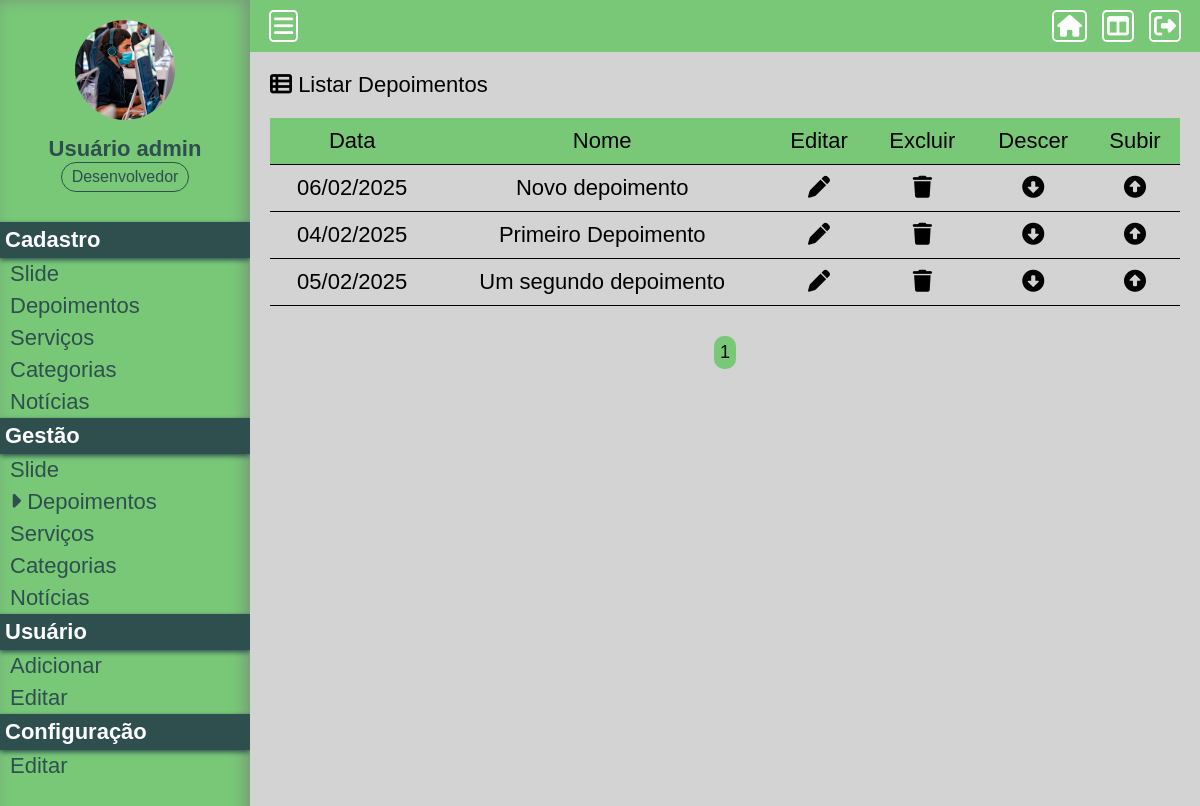
The app's page /Projeto01/painel/gerir-depoimento (signed in), older data.
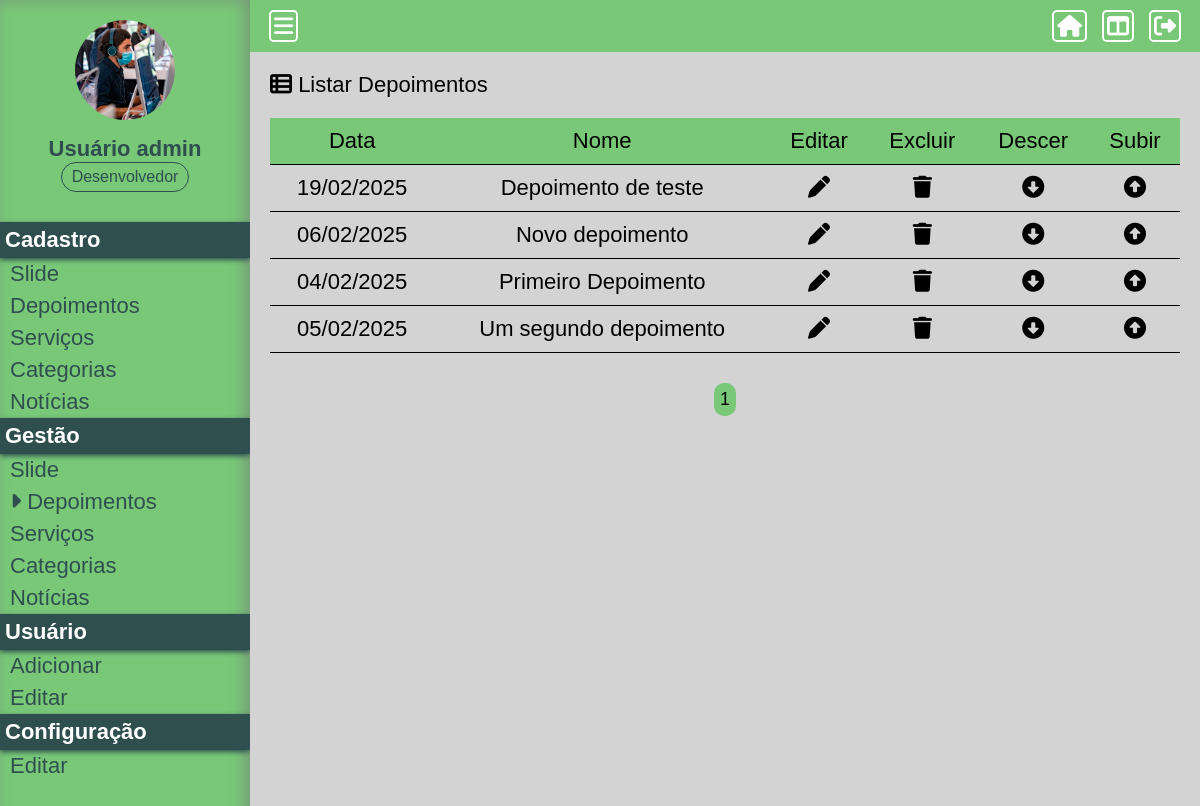
The same page, newer data.
### Projeto01/assets/classes/MySql.php (called while the page is built)
<?php
    class MySql {
        private static $pdo;
        public static function conectar() {
            if(self::$pdo == null) {
                try {
                    self::$pdo = new PDO('mysql:host='.HOST.';dbname='.DATABASE, USER, PASSWORD, array(PDO::MYSQL_ATTR_INIT_COMMAND => "SET NAMES utf8"));
                    self::$pdo -> setAttribute(PDO::ATTR_ERRMODE, PDO::ERRMODE_EXCEPTION);
                } catch(\Throwable $th) {
                    echo '<h4>Não foi possível realizar a conexão com o banco de dados</h4>';
                }
            }
            return self::$pdo;
        }
    }
?>

### Projeto01/assets/classes/Util.php (called while the page is built, shortened)
<?php
	class Util {
		public static function dateFormat($date) {
			$data = explode('-', $date);
			$data = $data[2].'/'.$data[1].'/'.$data[0];
			return $data;
		}
	}
?>

### Projeto01/painel/pages/gerir-depoimento.php (the view, shortened to what this page needs)
<?php
	$paginaAtual = isset($_GET['pagina']) ? (int) $_GET['pagina'] : 1;
	$porPagina = 5;
	$depoimentos = Painel::getAll(TABELA_DEPOIMENTOS, (($paginaAtual - 1)*$porPagina), $porPagina);
?>
<div class="box-content">
	<h2><i class="fa-solid fa-table-list"></i> Listar Depoimentos</h2>
	<div class="wraper-table">
		<table>
			<tr>
				<td>Data</td>
				<td>Nome</td>
				<td>Editar</td>
				<td>Excluir</td>
				<td>Descer</td>
				<td>Subir</td>
			</tr>
			<?php foreach($depoimentos as $key => $value) {?>
			<tr>
				<td><?php echo Util::dateFormat($value['data'])?></td>
				<td><?php echo $value['nome'];?></td>
				<td><a href="<?php echo INCLUDE_PATH_PAINEL ?>editar-depoimento?id=<?php echo $value['id'];?>" class="edit"><i class="fa-solid fa-pen"></i></a></td>
				<td><a actionBtn="delete" href="<?php echo INCLUDE_PATH_PAINEL ?>gerir-depoimento?excluir=<?php echo $value['id'];?>" class="delete"><i class="fa-solid fa-trash"></i></a></td>
				<td><a href="<?php echo INCLUDE_PATH_PAINEL;?>gerir-depoimento?order=up&id=<?php echo $value['id'];?>" class="order-down"><i class="fa-solid fa-circle-down"></i></a></td>
				<td><a href="<?php echo INCLUDE_PATH_PAINEL;?>gerir-depoimento?order=down&id=<?php echo $value['id'];?>" class="order-up"><i class="fa-solid fa-circle-up"></i></a></td>
			</tr>
			<?php }?>
		</table>
	</div>
	<div class="paginacao">
		<?php
		$totalPaginas = ceil(count(Painel::getAll(TABELA_DEPOIMENTOS)) / $porPagina);
		for($i = 1; $i <= $totalPaginas; $i++) {
			if($i == $paginaAtual)
				echo '<a href="'.INCLUDE_PATH_PAINEL.'gerir-depoimento?pagina='.$i.'" class="page-selected">'.$i.'</a>';
			else
				echo '<a href="'.INCLUDE_PATH_PAINEL.'gerir-depoimento?pagina='.$i.'">'.$i.'</a>';
		}
		?>
	</div>
</div>

Row changes from the older to the newer data that the page shows:
added tb_admin.depoimentos: data "19/02/2025", nome "Depoimento de teste"
